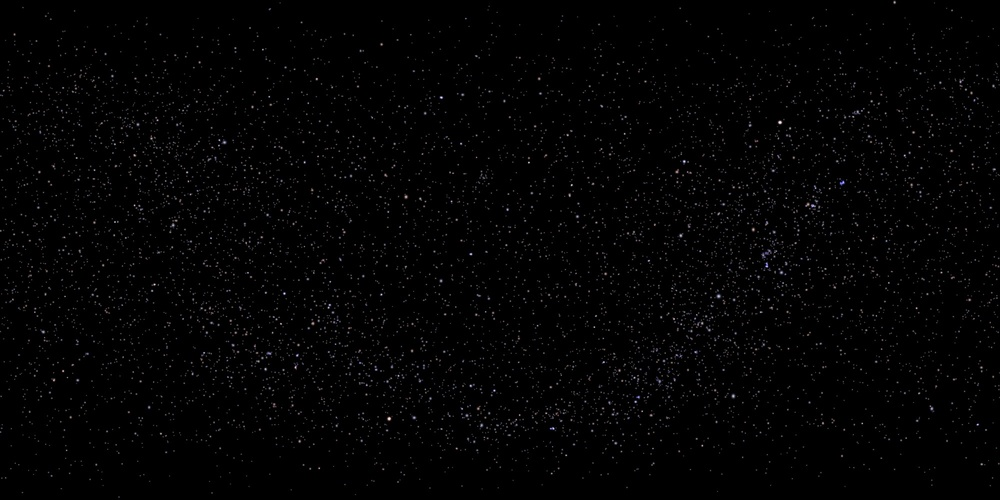
#> input picture pics/night_sky4.jpg, 1000 x 500 px, shrunk from 2000 x 1000 before the run
$ python -i smear_detection.py   (imports and definitions only)
#> lines starting #> are read from the running program, lines starting #| are printed output that depends on the picture
#> further down, picture is the input picture: shape (500, 1000, 3); mean B, G, R 3.5, 3.3, 3.4
import scipy.spatial
import cv2 as cv
import numpy as np
from matplotlib import pyplot as plt
from sklearn.metrics import mean_squared_error
from sklearn import linear_model, datasets


# [16 lines left out: function basic, not called in this run]

def otsu(img):
    #return _binarizeStarfieldImage(img)
    # global thresholding
    #img = cv.fastNlMeansDenoising(5,None,7,21)
    ret1,th1 = cv.threshold(img,50,255,cv.THRESH_BINARY)
#> th1 = 1000 rows, first 8: [0, 0, 0], [0, 0, 0], [0, 0, 0], [0, 0, 0], [0, 0, 0], [0, 0, 0], [0, 0, 0], [0, 0, 0]
    # Otsu's thresholding
    ret2,th2 = cv.threshold(img,0,255,cv.THRESH_BINARY+cv.THRESH_OTSU)
#> ret2 = 4; th2 has the same summary as th1
    # Otsu's thresholding after Gaussian filtering
    blur = cv.GaussianBlur(img,(5,5),0)
#> blur has the same summary as th1
    ret3,th3 = cv.threshold(blur,0,255,cv.THRESH_BINARY+cv.THRESH_OTSU)
#> ret3 = 5; th3 has the same summary as th1
    # plot all the images and their histograms
    images = [img, th1,
              img, th2]
              #blur, 0, th3]
    titles = ['Original Noisy Image',#'Histogram',
                'Global Thresholding (v=50)',
              'Original Noisy Image',#'Histogram',
                "Otsu's Thresholding"]
              #'Gaussian filtered Image','Histogram',"Otsu's Thresholding"]
    '''for i in range(4):
        plt.subplot(2,2,i+1)
        plt.imshow(images[i],'gray')
        plt.title(titles[i])
        plt.xticks([]),plt.yticks([])
    plt.figure()'''
    return th2
# [8 lines of commented-out code are left out]

def add_drift(img, mean, variance):
    pass

# [86 lines left out: functions add_sensor_noise, _binarizeStarfieldImage, smear, not called in this run]

def compute_missing_pixels(ref_img, smear_img, row, col):
    pass

def invert(img):
    cv.bitwise_not(img)

def find_anomolies(before, after):
    anomolies = []
    before_bin = otsu(before)
    after_bin = otsu(after)
    #before_bin = before
    #after_bin = after
    for row in range(before_bin.shape[0]):
        for col in range(before_bin.shape[1]):
            if before_bin[row][col] > after_bin[row][col]:
                anomolies.append([col, row])
    return anomolies or None

def find_stars(frame):
    frame_bin = otsu(frame)
#> frame_bin has the same summary as th1 in otsu
    #frame_bin = frame
    stars = []
    for row in range(frame_bin.shape[0]):
        for col in range(frame_bin.shape[1]):
            if frame_bin[row][col]:
                stars.append([row, col])
    print('Found {} star pixels out of {} pixels in ref img'.format(len(stars), frame.size))
#| Found 9 star pixels out of 3000 pixels in ref img
    return stars


def find_smears(frames):
    import itertools, time
    start = time.time()
    stars = find_stars(frames[0])
#> stars = [[893, 0], [893, 1], [893, 2], [894, 0], [894, 1], [894, 2], [895, 0], [895, 1], [895, 2]]
    num_stars = len(stars)
#> num_stars = 9
    kdtree = scipy.spatial.KDTree(stars)
    all_anomolies = []
    per_frame_times = []
    for i in range(1, len(frames)):
        # O(n^2), but doable by ASIC
        anomolies = find_anomolies(frames[0], frames[i])
        if not anomolies:
            continue
        all_anomolies += anomolies
        #pairs = kdtree.query_pairs(800)
        print('Found {} anomolies in frame {}'.format(len(anomolies), i))
#> this loop made 499 passes
#| Found 9 anomolies in frame 5
#| Found 9 anomolies in frame 6
#| Found 9 anomolies in frame 7
#| Found 9 anomolies in frame 8
#| Found 9 anomolies in frame 9
#| Found 9 anomolies in frame 10
#| Found 9 anomolies in frame 11
#| Found 9 anomolies in frame 12
#> (further printed lines are left out)
#> after the loop, all_anomolies = 4344 pairs, first value 0 to 2, second value 893 to 895
    all_anomolies = list(filter(None, all_anomolies))
    #print('anoms:', all_anomolies)

    x, y = zip(*all_anomolies)
#> x = 4344 values, max 2 at index 2, min 0 at index 0, mean 1; y = 4344 values, max 895 at index 6, min 893 at index 0, mean 894
    ransac = linear_model.RANSACRegressor(max_trials=num_stars, stop_probability=0.99999)
    ransac.fit(np.asarray(x).reshape(-1, 1), np.asarray(y).reshape(-1, 1))

    coef = ransac.estimator_.coef_
#> coef = [0.5]
    line_info = {}
    [[line_info['slope']]] = ransac.estimator_.coef_
    [line_info['intercept']] = ransac.estimator_.intercept_


    plt.figure()
    plt.title('Starfield Anomolies')
    plt.xlabel('X Position (pixels)')
    plt.ylabel('Y Position (pixels)')
    plt.xlim(0, frames[0].shape[1])
    plt.ylim(frames[0].shape[0], 0)
    plt.scatter(x, y)
        #cv.circle(frames[0], (anom[0], anom[1]), 10, (0, 0, 0), -1)
    per_frame_time = (time.time() - start) / len(frames)
    print('mean {}s per frame'.format(per_frame_time))
    return line_info

# [32 lines left out: functions optical_flow, graph_props, not called in this run]

def discretize_line(slope, intercept, steps=50):
    return [slope * x + intercept for x in range(steps)]

# [83 lines left out: functions line_diff, get_variance, main, time, not called in this run]

# [1 line not run here, left out]
#get_variance()

>>> import cv2
>>> picture = cv2.imread('pics/night_sky4.jpg')
>>> result = find_smears(picture)
#> result = {'slope': 0.5, 'intercept': 893.5}
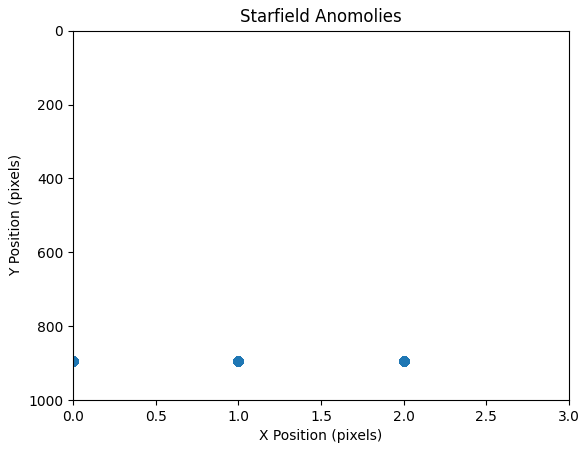
#> figure drawn by matplotlib, 1 panel

$ run again, on pics/night_sky0.jpg
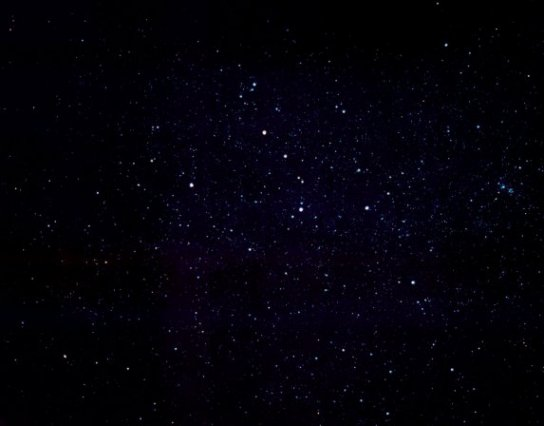
#> input picture pics/night_sky0.jpg, 544 x 426 px
#> picture is the input picture: shape (426, 544, 3); mean B, G, R 9.4, 2, 3.2
#> th1 = 544 rows, first 8: [0, 0, 0], [0, 0, 0], [0, 0, 0], [0, 0, 0], [0, 0, 0], [0, 0, 0], [0, 0, 0], [0, 0, 0]
#> ret2 = 2; th2 = 544 rows, first 8: [255, 0, 0], [255, 0, 0], [255, 0, 0], [255, 0, 0], [255, 0, 0], [255, 0, 0], [255, 0, 0], [255, 0, 0]
#> blur = 544 rows, first 8: [2, 2, 1], [2, 2, 1], [2, 2, 1], [2, 2, 1], [2, 2, 1], [2, 2, 1], [2, 2, 1], [2, 2, 1]
#> ret3 = 0; th3 = 544 rows, first 8: [255, 255, 255], [255, 255, 255], [255, 255, 255], [255, 255, 255], [255, 255, 255], [255, 255, 255], [255, 255, 255], [255, 255, 255]
#> frame_bin has the same summary as th2 in otsu
#| Found 216 star pixels out of 1632 pixels in ref img
#> in find_smears, `stars = find_stars(frames[0])`: stars = 216 pairs, first value 0 to 533, second value 0 to 2
#> num_stars = 216
#> the loop in find_smears, `for i in range(1, len(frames)):` made 425 passes
#> (printed output is left out)
#> after the loop in find_smears, `for i in range(1, len(frames)):`: all_anomolies = 69058 items
#> coef = [237.7]
#> result = {'slope': 237.7, 'intercept': 56.14}
#> `result = find_smears(picture)`:
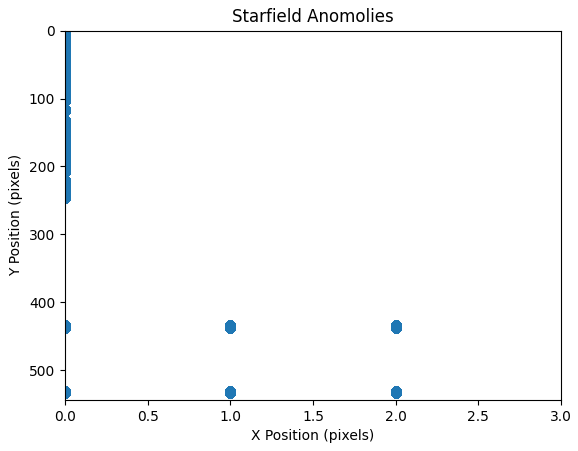
#> figure drawn by matplotlib, 1 panel

$ run again, on pics/night_sky1.jpg
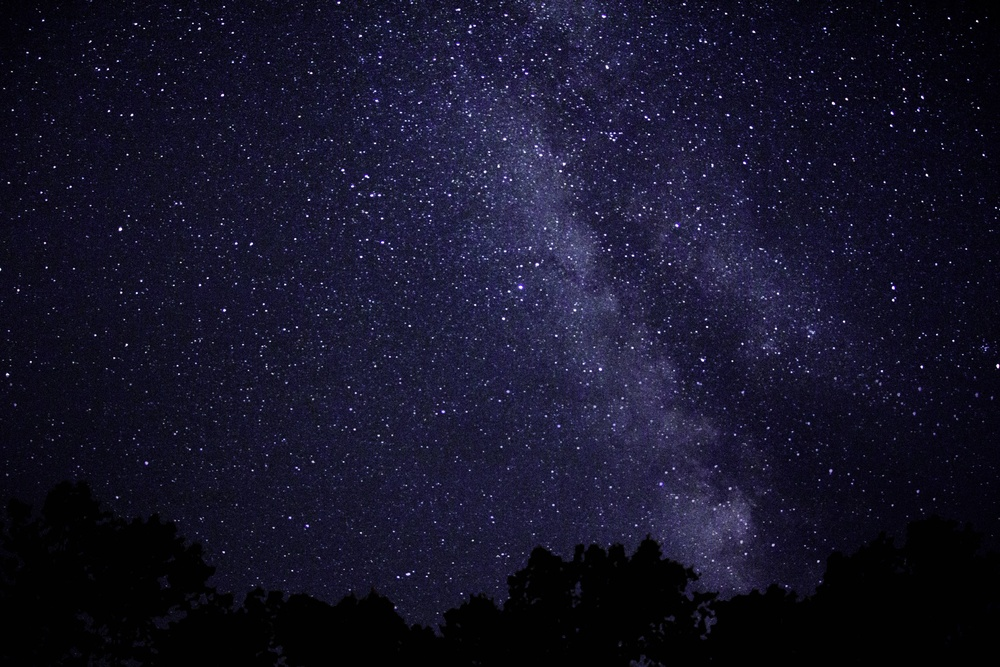
#> input picture pics/night_sky1.jpg, 1000 x 667 px, shrunk from 5184 x 3456 before the run
#> picture is the input picture: shape (667, 1000, 3); mean B, G, R 40.9, 20.1, 21.7
#> th1 = 1000 rows, first 8: [0, 0, 0], [0, 0, 0], [0, 0, 0], [0, 0, 0], [0, 0, 0], [0, 0, 0], [0, 0, 0], [0, 0, 0]
#> ret2 = 34; th2 has the same summary as th1
#> blur = 1000 rows, first 8: [7, 6, 5], [7, 6, 5], [6, 5, 5], [5, 4, 4], [4, 3, 3], [4, 3, 3], [4, 4, 3], [4, 4, 3]
#> ret3 = 27; th3 has the same summary as th1
#> frame_bin has the same summary as th1 in otsu
#| Found 590 star pixels out of 3000 pixels in ref img
#> in find_smears, `stars = find_stars(frames[0])`: stars = 590 pairs, first value 86 to 881, second value 0 to 2
#> num_stars = 590
#> the loop in find_smears, `for i in range(1, len(frames)):` made 666 passes
#> (printed output is left out)
#> after the loop in find_smears, `for i in range(1, len(frames)):`: all_anomolies = 183645 items
#> coef = [-30.25]
#> result = {'slope': -30.25, 'intercept': 592.1}
#> `result = find_smears(picture)`:
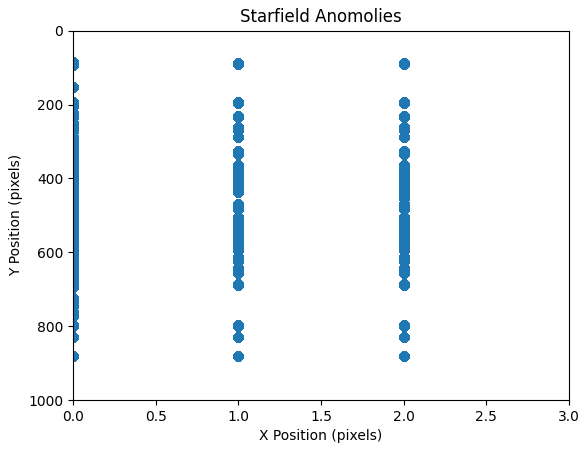
#> figure drawn by matplotlib, 1 panel
